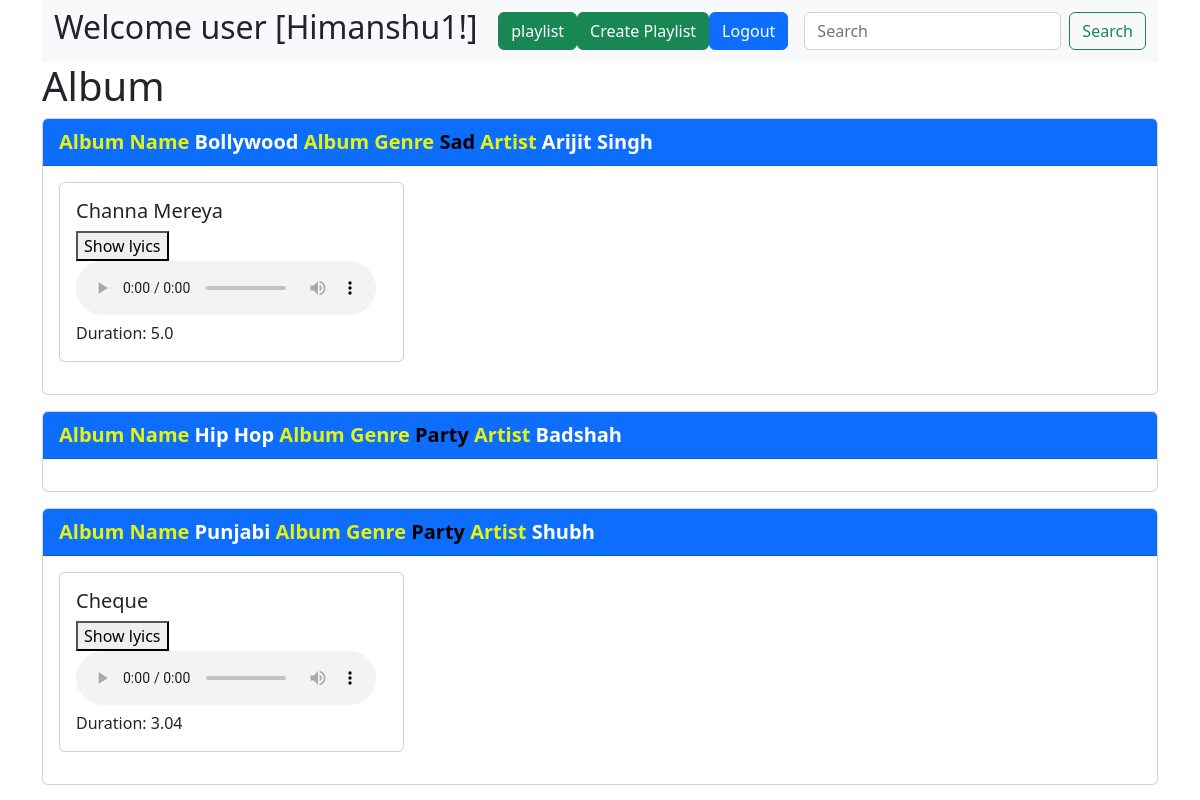
The page /market (signed in) on the database its author committed.
### application/models.py (models this page shows, shortened)
class Album(db.Model):
    id = db.Column(db.Integer, primary_key=True)
    name = db.Column(db.String, nullable=False, unique=True)
    maker = db.Column(db.Integer, db.ForeignKey("manager.id"))
    genre = db.Column(db.String, nullable=False)
    artist = db.Column(db.String, nullable=False)
    song = db.relationship("Song", backref="album", lazy=True)

class Song(db.Model):
    id = db.Column(db.Integer, primary_key=True)
    name = db.Column(db.String(100), nullable=False)
    lyrics = db.Column(db.String(20), nullable=False)
    duration = db.Column(db.Float, nullable=False)
    audio = db.Column(db.String(255))
    date_created = db.Column(db.DateTime, default=datetime.utcnow)
    parent = db.Column(db.Integer, db.ForeignKey("album.id"))
    playlists = db.relationship(
        "Playlist", secondary=playlist_song_association, back_populates="songs"
    )

### application/controllers.py (the view)
@app.route("/market")
def market():
    albums = Album.query.all()
    song = Song.query.all()
    return render_template(
        "userdashboard.html",
        albums=albums,
        song=song,
        user=session["user"],
    )

### templates/userdashboard.html (shortened to what this page needs)
<!DOCTYPE html>
<html lang="en">
<head>
    <link href="https://cdn.jsdelivr.net/npm/bootstrap@5.2.3/dist/css/bootstrap.min.css" rel="stylesheet">
</head>
<body>
    <div class="container">
        <nav class="navbar navbar-expand-lg navbar-light bg-light">
    <div class="container-fluid">
        <h2>Welcome user [{{ user }}!]</h2>
        <div class="collapse navbar-collapse" id="navbarSupportedContent">
            <ul class="navbar-nav ml-auto mb-2 mb-lg-0">
                <li class="nav-item">
                    <a class="btn btn-success"  href="{{ url_for('playlist') }}">playlist</a>
                </li >
                <li class="nav-item">
                    <form method="POST" action="{{ url_for('create_playlist') }}">
                        <button class="btn btn-success" type="submit">Create Playlist</button>
                    </form>
                </li>
                <li class="nav-item">
                    <a class="btn btn-primary" href="/logout">Logout</a>
                </li>
                <li class="ms-3">
                    <form class="d-flex" role="search" method="POST" id="search-form">
                        <input class="form-control me-2" type="search" name="search" placeholder="Search" aria-label="Search">
                        <button class="btn btn-outline-success" type="submit">Search</button>
                    </form>
                </li>
            </ul>
        </div>
    </div>
</nav>
    </div>
    <div class="container">
        <h1>Album</h1>
        {% for album in albums %}
        <div class="card mb-3">
            <div class="card-header bg-primary text-white">
                <span style="color: rgb(228, 243, 17); margin-bottom: 0; font-size: 20px; font-weight: 700;">
                    Album Name <span style="color: white;">{{ album.name }}</span>
                </span>
                <span style="margin-bottom: 0; color: rgb(228, 243, 17); font-size: 20px; font-weight: 700;">
                    Album Genre <span style="color: black;">{{ album.genre }}</span>
                </span>
                <span style="margin-bottom: 0; color: rgb(228, 243, 17); font-size: 20px; font-weight: 700;">
                    Artist <span style="color: white;">{{ album.artist }}</span>
                </span>
            </div>
            <div class="card-body">
                <div class="row">
                    {% for song in album.song %}
                    <div class="col-md-4 mb-3">
                        <div class="card h-100">
                            <div class="card-body">
                                <h5 class="card-title">{{ song.name }}</h5>
                                <button id ="x" onclick="showLyrics('{{ song.lyrics }}')">Show lyics </button>
                               <audio controls>
                                    <source src="{{ url_for('static', filename=song.audio) }}" type="audio/mp3">
                                </audio>
                                <p class="card-text">Duration: {{ song.duration }}</p>
                            </div>
                        </div>
                    </div>
                    {% endfor %}
                </div>
            </div>
        </div>
        {% endfor %}
</body>
</html>

### rows shown on the page
Album: name "Bollywood", genre "Sad", artist "Arijit Singh"
Song: name "Channa Mereya", duration "5.0"
Album: name "Hip Hop", genre "Party", artist "Badshah"
Album: name "Punjabi", genre "Party", artist "Shubh"
Song: name "Cheque", duration "3.04"

### other values the page prints
{{ user }} "Himanshu1"
